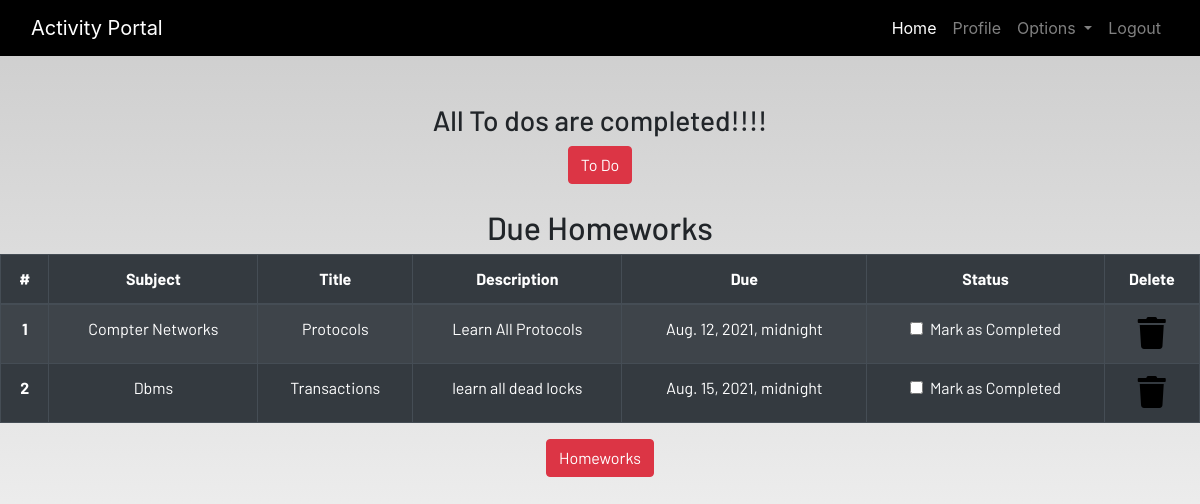
/profile/ (signed in), run on the app's committed database.
### dashboard/models.py (models this page shows, shortened)
class Homework(models.Model):
    user = models.ForeignKey(User, on_delete = models.CASCADE)
    subject = models.CharField(max_length=200)
    title = models.CharField(max_length=100)
    description = models.TextField()
    due = models.DateTimeField()
    is_finished = models.BooleanField(default=False)

### dashboard/views.py (the view)
# urls.py: path('profile/',dash_views.profile,name = 'profile'),
@login_required
def profile(request):
    homeworks = Homework.objects.filter(is_finished = False,user = request.user)
    todos = Todo.objects.filter(is_finished = False, user = request.user)
    if len(homeworks) == 0:
        homework_done = True
    else:
        homework_done = False
    if len(todos) == 0:
        todos_done = True
    else:
        todos_done = False
    data = {
        'homeworks' : homeworks,
        'todos' : todos,
        'homework_done' : homework_done,
        'todos_done' : todos_done,
    }
    return render(request,'dashboard/profile.html',data)

### dashboard/templates/dashboard/profile.html (shortened to what this page needs)
{% extends 'dashboard/base.html' %} {% load static %}
{% load crispy_forms_tags%}
{% block content %}
<section class="text-center">
    {% if not todos_done %}
    <div class="container">
        <h2>Due ToDos</h2>
        <table class="table table-striped table-bordered table-hover table-dark">
            <thead>
                <tr>
                    <th scope="col">#</th>
                    <th scope="col">Title</th>
                    <th scope="col">Status</th>
                    <th scope="col">Delete</th>
                </tr>
            </thead>
            <tbody>
                {% for todo in todos %}
                <tr>
                    <th scope="row">{{forloop.counter}}</th>
                    <td>{{todo.title}}</td>
                    <td>
                        <a href="{% url 'update-todo' todo.id %}">
                            <div class="form-check">
                                {% if todo.is_finished == True %}
                                <input class="form-check-input" type="checkbox" value="" checked>
                                {% else %}
                                <input class="form-check-input" type="checkbox" value="">
                                {% endif %}
                                <label class="form-check-label text-light" for="flexCheckDefault">
                                    Mark as Completed
                                </label>
                            </div>
                        </a>
                    </td>
                    <td><a href="{% url 'delete-todo' todo.id %}"><i class="fa fa-trash fa-2x"></i></a></td>
                </tr>
                {% endfor %}
            </tbody>
        </table>
        {% else %}
        <h3>All To dos are completed!!!!</h3>
        {% endif %}
        <a href="{% url 'todo' %}" class="btn btn-danger">To Do</a>
        <br><br>
        {% if not homework_done %}
        <h2>Due Homeworks</h2>
        <table class="table table-striped table-bordered table-hover table-dark">
            <thead>
                <tr>
                    <th scope="col">#</th>
                    <th scope="col">Subject</th>
                    <th scope="col">Title</th>
                    <th scope="col">Description</th>
                    <th scope="col">Due</th>
                    <th scope="col">Status</th>
                    <th scope="col">Delete</th>
                </tr>
            </thead>
            <tbody>
                {% for homework in homeworks %}
                <tr>
                    <th scope="row">{{forloop.counter}}</th>
                    <td>{{homework.subject}}</td>
                    <td>{{homework.title}}</td>
                    <td>{{homework.description}}</td>
                    <td>{{homework.due}}</td>
                    <td>
                        <a href="{% url 'update-homework' homework.id %}">
                            <div class="form-check">
                                {% if homework.is_finished == True %}
                                <input class="form-check-input" type="checkbox" value="" checked>
                                {% else %}
                                <input class="form-check-input" type="checkbox" value="">
                                {% endif %}
                                <label class="form-check-label text-light" for="flexCheckDefault">
                                    Mark as Completed
                                </label>
                            </div>
                        </a>
                    </td>
                    <td><a href="{% url 'delete-homework' homework.id %}"><i class="fa fa-trash fa-2x"></i></a></td>
                </tr>
                {% endfor %}
            </tbody>
        </table>
        {% else %}
        <h3>All To homeworks are completed!!!!</h3>
        {% endif %}
        <a href="{% url 'homework' %}" class="btn btn-danger">Homeworks</a>
</section>
{% endblock content %}

### static/css/main.css (style rules this page uses)
html { scroll-behavior: smooth; height: 100%; width: 100%; }
a { text-decoration: none !important; color: black; }
html, body { max-width: 100%; overflow-x: hidden; height: 100%; width: 100%; }
body { background: linear-gradient(rgba(0, 0, 0, 0.2), rgba(255, 255, 255, 0.5)); overflow-x: hidden; background-repeat: no-repeat; }
.fa { color: black; }

### data on the page
Homework: subject "Compter Networks", title "Protocols", description "Learn All Protocols", due "Aug. 12, 2021, midnight"
Homework: subject "Dbms", title "Transactions", description "learn all dead locks", due "Aug. 15, 2021, midnight"
